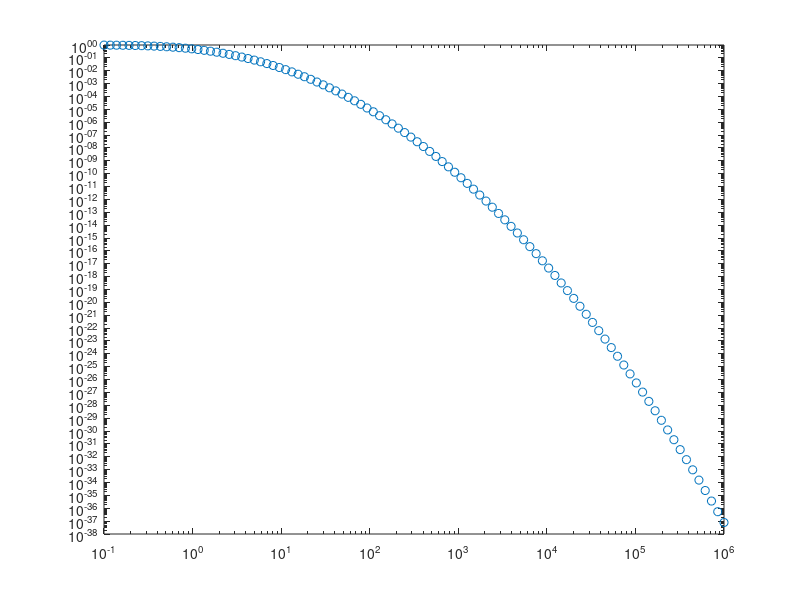

Source code (MATLAB):
close all;clc;clear

% Model parameters
x = logspace(-6,1,100);
mu = 0.0123;
sigma = 1.08;

% Failure model
%y = lognpdf(x,mu,sigma);
p = logncdf(x,mu,sigma);

% Plot
loglog(1./x,p,'o')